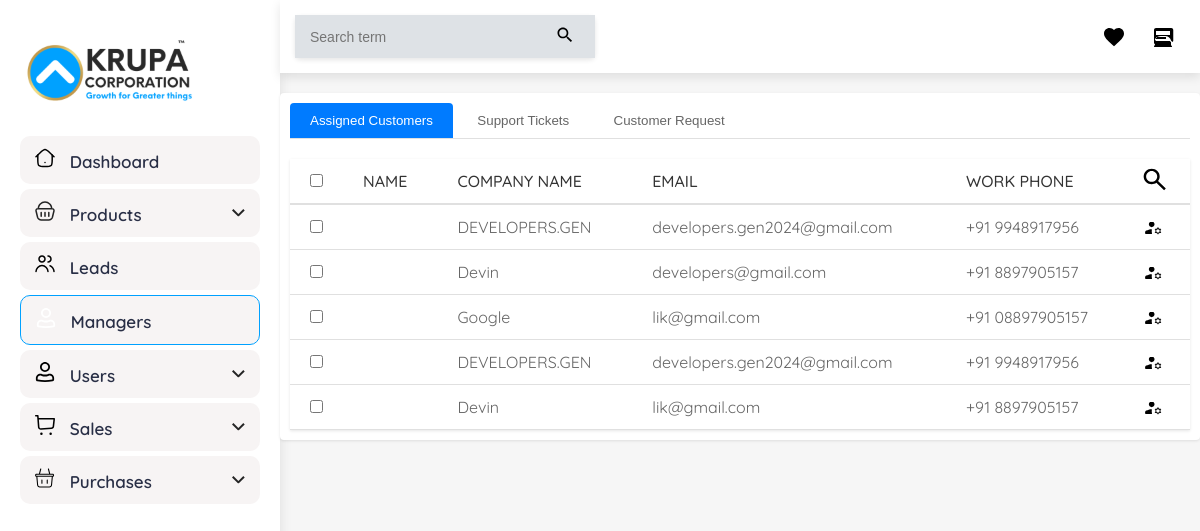
The page /assignedcustomer/ (signed in) on the database its author committed.
### krupa/models.py (models this page shows, shortened)
class Request(models.Model):
    profile = models.ForeignKey(CustomUser,on_delete=models.CASCADE)
    requestid = models.CharField(max_length=20,null=True,blank=True)
    product_name = models.ForeignKey(Products,null=True,blank=True,on_delete=models.CASCADE)
    quantity = models.IntegerField()
    company = models.CharField(max_length=30)
    pincode = models.CharField(max_length=10)
    email = models.EmailField(max_length=30)
    mobile_number = models.CharField(max_length=10)
    price = models.IntegerField(blank=True,null=True)
    request = models.BooleanField(default=False, null=True,blank=True)
    type = models.CharField(max_length=20)
    date = models.DateField(auto_now_add=True,blank=True,null=True)
    manager = models.ForeignKey(Managers,on_delete=models.SET_NULL,null=True,blank=True)
    shipping = models.ForeignKey(ShippingAddress,on_delete=models.SET_NULL,null=True,blank=True)

### admin_panel/views.py (the view, shortened to what this page needs)
# urls.py: path('assignedcustomer/',AssignedCustomer,name="AssignedCustomer"),
@login_required(login_url='/managerlogin/')
def AssignedCustomer(request):
    assigned = Request.objects.all()
    support = SupportTicket.objects.all()
    context = {"assigned":assigned,"support":support}
    return render(request,"assinged.html",context)

### templates/assinged.html (shortened to what this page needs)
<!DOCTYPE html>
<html lang="en">
  <head>
  </head>
  <body>
    <div class="container">
      <aside class="sidebar">
        <img src="images/krupa.svg" alt="Logo" class="logo" />
        <nav style="height: 80vh; display: flex; flex-direction: column">
          <div
            class="nav-item"
            style="display: flex; justify-content: space-between"
          >
            <div>
              <img
                src="images/dashboard-light.svg"
                alt="Dashboard Icon"
                class="icon"
              />
              <span>Dashboard</span>
            </div>
          </div>
          <a href="/adminproducts/" style="text-decoration: none">
            <div class="nav-item" data-dropdown="products-dropdown">
              <div>
                <img
                  src="images/products-dark.svg"
                  alt="Products Icon"
                  class="icon"
                />
                <span>Products</span>
              </div>
              <img src="images/dropdown.svg" alt="Arrow" class="arrow" />
            </div>
          </a>
          <a href="/leadsall/" style="text-decoration: none">
            <div class="nav-item" data-dropdown="leads-dropdown">
              <div>
                <img src="images/leads.svg" alt="Leads Icon" class="icon" />
                <span>Leads</span>
              </div>
            </div>
          </a>
          <div
            class="nav-item drop-active"
            style="display: flex; justify-content: space-between"
          >
            <div>
              <img src="images/manager.svg" alt="Dashboard Icon" class="icon" />
              <span>Managers </span>
            </div>
          </div>
          <div class="nav-item" data-dropdown="users-dropdown">
            <div>
              <img src="images/user-dark.svg" alt="Users Icon" class="icon" />
              <span>Users</span>
            </div>
            <img src="images/dropdown.svg" alt="Arrow" class="arrow" />
          </div>
          <a href="/customerspage/" style="text-decoration: none">
            <div class="nav-item" data-dropdown="sales-dropdown">
              <div>
                <img
                  src="images/sales-dark.svg"
                  alt="Sales Icon"
                  class="icon"
                />
                <span>Sales</span>
              </div>
              <img src="images/dropdown.svg" alt="Arrow" class="arrow" />
            </div>
          </a>
          <div class="nav-item" data-dropdown="purchases-dropdown">
            <div>
              <img
                src="images/purchaces.svg"
                alt="Purchases Icon"
                class="icon"
              />
              <span>Purchases</span>
            </div>
            <img src="images/dropdown.svg" alt="Arrow" class="arrow" />
          </div>
        </nav>
      </aside>
      <main class="main-content">
        <div class="top-bar">
          <div class="search-bar">
            <input type="text" placeholder="Search term" />
            <button>
              <svg class="icon" viewBox="0 0 24 24">
                <path
                  d="M15.5 14h-.79l-.28-.27C15.41 12.59 16 11.11 16 9.5 16 5.91 13.09 3 9.5 3S3 5.91 3 9.5 5.91 16 9.5 16c1.61 0 3.09-.59 4.23-1.57l.27.28v.79l5 4.99L20.49 19l-4.99-5zm-6 0C7.01 14 5 11.99 5 9.5S7.01 5 9.5 5 14 7.01 14 9.5 11.99 14 9.5 14z"
                ></path>
              </svg>
            </button>
          </div>
          <div class="top-icons">
            <svg class="icon" viewBox="0 0 24 24">
              <path
                d="M12 21.35l-1.45-1.32C5.4 15.36 2 12.28 2 8.5 2 5.42 4.42 3 7.5 3c1.74 0 3.41.81 4.5 2.09C13.09 3.81 14.76 3 16.5 3 19.58 3 22 5.42 22 8.5c0 3.78-3.4 6.86-8.55 11.54L12 21.35z"
              ></path>
            </svg>
            <svg class="icon" viewBox="0 0 24 24">
              <path
                d="M20 17.17L18.83 16H5.17l-1.34-1.34C4.54 12.78 7.15 11 10 11h4c2.85 0 5.46 1.78 6.17 4.66l1.26 1.26c.3-.31.57-.65.83-1.02V5c0-1.1-.9-2-2-2H5c-1.1 0-2 .9-2 2v13.17c.31.4.67.77 1.08 1.08L3 21.59V22h18v-.41l-1-1.59zM5 6h14v4H5V6zm0 6h10v2H5v-2z"
              ></path>
            </svg>
          </div>
        </div>
        <div class="cont">
          <div class="nav-tabs">
            <button class="nav-tab" onclick="showTable('customers')">
              Assigned Customers
            </button>
            <button class="nav-tab" onclick="showTable('tickets')">
              Support Tickets
            </button>
            <button class="nav-tab" onclick="showTable('requests')">
              Customer Request
            </button>
          </div>
          <div id="customers" class="table-container">
            <table class="customer-table">
              <thead>
                <tr>
                  <th class="checkbox-cell"><input type="checkbox" /></th>
                  <th>NAME</th>
                  <th>COMPANY NAME</th>
                  <th>EMAIL</th>
                  <th>WORK PHONE</th>
                  <th>
                    <img src="images/search.svg" alt="" style="scale: 1.5" />
                  </th>
                </tr>
              </thead>
              <tbody>
                {% for i in assigned %}
                <tr>
                  <td class="checkbox-cell"><input type="checkbox" /></td>
                  <td>{{i.manager.displayname}}</td>
                  <td>{{i.company}}</td>
                  <td>{{i.email}}</td>
                  <td>+91 {{i.mobile_number}}</td>
                  <td>
                    <img
                      src="images/managersettings.svg"
                      alt=""
                      style="scale: 1.3"
                    />
                  </td>
                </tr>
                {% endfor %}
              </tbody>
            </table>
          </div>
        </div>
      </main>
    </div>
  </body>
</html>

### templates/assinged.html (style rules this page uses)
* { margin: 0; padding: 0; box-sizing: border-box; }
body { font-family: "Quicksand", sans-serif; background-color: #f6f6f6; color: #333; }
.container { display: flex; min-height: 100vh; }
.sidebar { width: 280px; background-color: #ffffff; color: #292f46; padding: 20px; box-shadow: 0 4px 12px rgba(0, 0, 0, 0.1); transition: all 0.3s ease; }
.logo { width: 100%; max-width: 180px; margin-bottom: 30px; }
.nav-item { display: flex; align-items: center; padding: 12px 15px; margin-bottom: 5px; color: #292f46; text-decoration: none; background-color: #f7f4f4; font-size: 17px; font-weight: 600; border-radius: 10px; cursor: pointer; justify-content: space-between; transition: background-color 0.2s; }
.drop-active { border: 1px solid #00a1ff; }
.icon { width: 20px; height: 20px; margin-right: 10px; }
.arrow { transition: transform 0.3s ease; }
.cont { padding: 10px; }
.top-bar { display: flex; justify-content: space-between; align-items: center; padding: 15px 30px; background-color: #fff; box-shadow: 0 2px 5px rgba(0, 0, 0, 0.1); width: 100%; position: sticky; top: 0; z-index: 999; }
.search-bar { display: flex; background-color: #fff; border-radius: 5px; box-shadow: 0 2px 5px rgba(0, 0, 0, 0.1); width: 300px; }
.search-bar input { flex-grow: 1; padding: 10px 15px; border: none; background-color: #dee2e6; font-size: 14px; outline: none; }
.search-bar button { padding: 10px; background-color: #dee2e6; border: none; cursor: pointer; }
.top-icons { display: flex; gap: 15px; }
.top-icons .icon { width: 24px; height: 24px; cursor: pointer; }
.main-content { flex-grow: 1; transition: margin-left 0.3s ease; }
.top-bar { position: relative; margin-top: 0; margin-left: 0; padding: 15px; background-color: #fff; box-shadow: 0px 4px 10px rgba(0, 0, 0, 0.1); }
.cont { max-width: 1400px; margin: 20px auto; background-color: white; border-radius: 4px; box-shadow: 0 1px 3px rgba(0, 0, 0, 0.1); overflow: hidden; }
.nav-tabs { border-bottom: 1px solid #e0e0e0; margin-bottom: 20px; }
.nav-tab { display: inline-block; padding: 10px 20px; background: transparent; border: none; color: #666; cursor: pointer; transition: all 0.3s ease; }
.nav-tab.active { background: #007bff; color: white; border-radius: 4px 4px 0 0; }
.table-container { display: none; }
.table-container.active { display: block; }
.customer-table { width: 100%; border-collapse: collapse; background: white; box-shadow: 0 1px 3px rgba(0, 0, 0, 0.1); }
.customer-table th { text-align: left; padding: 12px 20px; border-bottom: 2px solid #e0e0e0; color: #333; font-weight: 500; }
.customer-table td { padding: 12px 20px; border-bottom: 1px solid #e0e0e0; color: #666; }
.checkbox-cell { width: 40px; text-align: center; }

### rows shown on the page
Request: company "DEVELOPERS.GEN", email "developers.gen2024@gmail.com", mobile_number "9948917956"
Request: company "Devin", email "developers@gmail.com", mobile_number "8897905157"
Request: company "Google", email "lik@gmail.com", mobile_number "08897905157"
Request: company "DEVELOPERS.GEN", email "developers.gen2024@gmail.com", mobile_number "9948917956"
Request: company "Devin", email "lik@gmail.com", mobile_number "8897905157"
